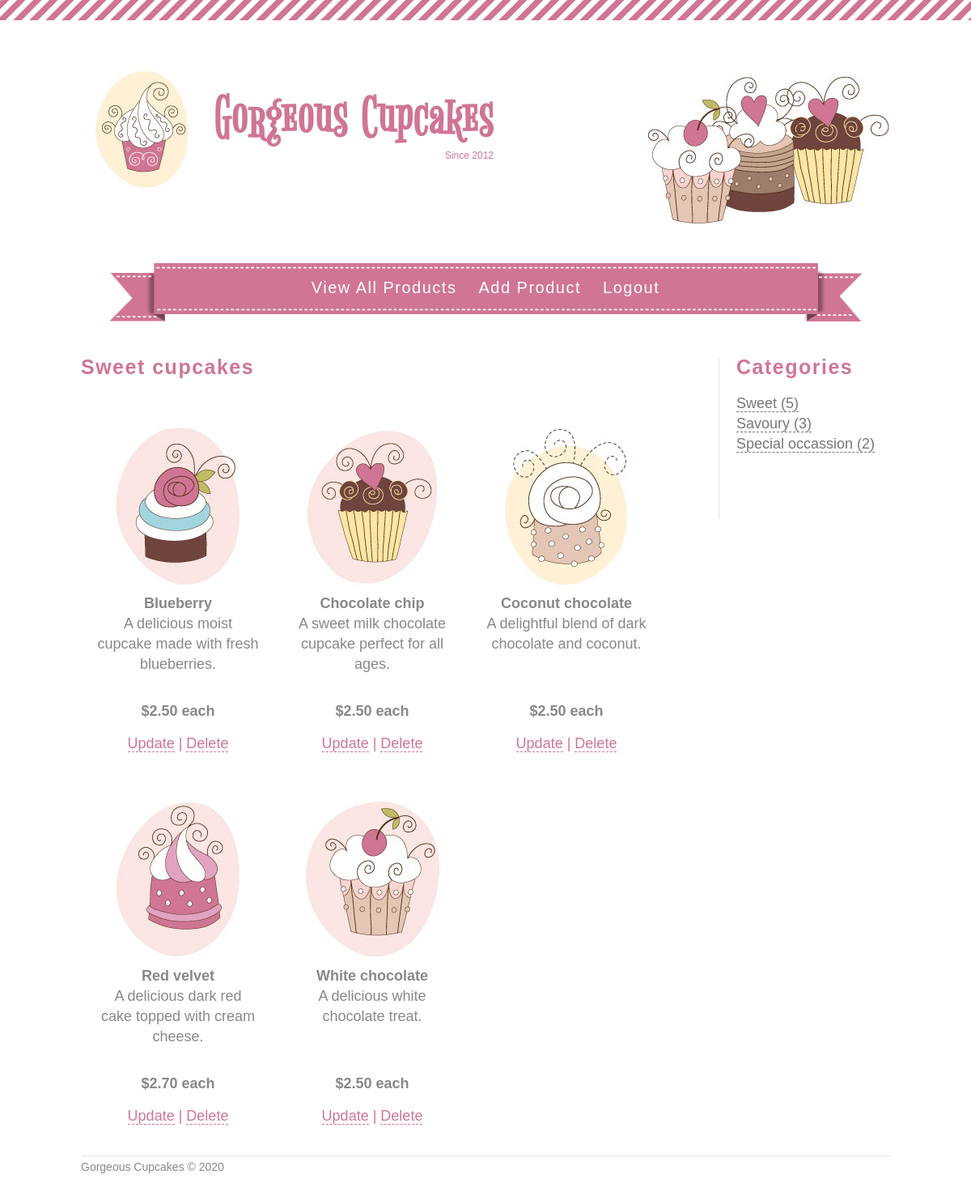
The app's page /view/category.php?categoryID=1 (signed in) with its own data.
### tables this page shows
CREATE TABLE IF NOT EXISTS `category` (
  `categoryID` int(10) NOT NULL AUTO_INCREMENT,
  `categoryName` varchar(256) NOT NULL,
  `categoryDescription` text NOT NULL,
  PRIMARY KEY (`categoryID`)
);

CREATE TABLE IF NOT EXISTS `product` (
  `productID` int(10) NOT NULL AUTO_INCREMENT,
  `productName` varchar(256) NOT NULL,
  `productDescription` text NOT NULL,
  `productPrice` decimal(10,2) NOT NULL,
  `productPhoto` varchar(256) DEFAULT NULL,
  `categoryID` int(10) NOT NULL,
  PRIMARY KEY (`productID`),
  KEY `categoryID` (`categoryID`)
);

### model/functions_category.php (called while the page is built, shortened)
<?php
	function get_categories()
	{
		global $conn;
		$sql = 'SELECT category.*, COUNT(product.categoryID) AS catnum FROM category INNER JOIN product USING(categoryID) GROUP BY product.categoryID';
		$statement = $conn->prepare($sql);
		$statement->execute();
		$result = $statement->fetchAll();
		return $result;
	}
	function get_category()
	{
		global $conn;
		$categoryID = $_GET['categoryID'];
		$sql = 'SELECT * FROM category WHERE categoryID = :categoryID';
		$statement = $conn->prepare($sql);
		$statement->bindValue(':categoryID', $categoryID);
		$statement->execute();
		$result = $statement->fetch();
		return $result;
	}
?>

### model/functions_products.php (called while the page is built, shortened)
<?php
	function get_products_by_category()
	{
		global $conn;
		$categoryID = $_GET['categoryID'];
		$sql = 'SELECT * FROM product WHERE categoryID = :categoryID ORDER BY productName';
		$statement = $conn->prepare($sql);
		$statement->bindValue(':categoryID', $categoryID);
		$statement->execute();
		$result = $statement->fetchAll();
		return $result;
	}
?>

### view/category.php (the view, shortened to what this page needs)
<?php
	require('../model/database.php');
	require('../model/functions_products.php');
	require('../model/functions_category.php');
	require('header.php');
	require('nav.php');
?>
<section id="main">
	<?php
		$result = get_category();
		echo "<h2>" . $result['categoryName'] . " cupcakes</h2>";
		$result = get_products_by_category();
	?>
	<div id="products">
		<?php foreach($result as $row):?>
			<div class="product">
				<div class="productInfo">
					<?php
						if((is_null($row['productPhoto'])) || (empty($row['productPhoto'])))
						{
							echo "<p><img src='images/default.jpg' width=200 height=200 alt='default photo' /></p>";
						}
						else
						{
							echo "<p><img src='images/" . ($row['productPhoto']) . "'" . ' width=200 height=200 alt="product photo"'  . "/></p>";
						}
					?>
					<p class="productName"><?php echo $row['productName']; ?></p>
					<p><?php echo $row['productDescription']; ?></p>
				</div>
				<div class="productPrice">
					<p><?php echo "$" . (number_format($row['productPrice'], 2)); ?> each</p>
				</div>
				<div class="productUpdate">
					<p><a href = "product_update_form.php?productID=<?php echo $row['productID']; ?>">Update</a> <span class="pink"> | </span><a href = "../controller/product_delete_process.php?productID=<?php echo $row['productID']; ?>" onclick="return confirm('Are you sure you want to delete this product?')">Delete</a></p>
				</div>
			</div>
		<?php endforeach; ?>
	</div>
</section>
<?php
	require('sidebar.php');
	require('footer.php');
?>

### view/sidebar.php
<section id="sidebar">
	<h2>Categories</h2>
	<?php
		$result = get_categories();
		foreach ($result as $row):
			echo "<p><a href = 'category.php?categoryID=" . $row['categoryID'] . "'>" . $row['categoryName'] . " (" . $row['catnum'] . ")</a></p>";
		endforeach;
	?>
</section>

### view/css/main.css (style rules this page uses)
body, div, h1, h2, h3, h4, h5, h6, p, ul, ol, li, dl, dt, dd, img, form, fieldset, input, textarea, blockquote { margin:0; padding:0; }
body { font-family:Arial, sans-serif; line-height:25px; font-size:18px; color:#888888; background-color: #ffffff; }
h2 { font-size:25px; color:#d07594; padding: 0 0 20px 0; letter-spacing:1.5px; }
#main { width:78%; float:left; }
#sidebar { width:19%; height:200px; float:right; border-left:3px solid #f3f3f3; padding: 0 0 0 20px; }
#sidebar a:link, #sidebar a:visited { color:#777777; text-decoration:none; border-bottom:1px dashed #777777; }
a:link, a:visited { color:#d07594; text-decoration:none; border-bottom:1px dashed #d07594; }
#products { margin:20px 0 0 0; }
.product { width:200px; height:420px; text-align:center; margin:20px; float:left; }
.productInfo { height:340px; }
.productName { font-weight:bold; }
.productPrice { height:40px; font-weight:bold; }
.productUpdate { height:40px; }
.pink { color:#d07594; }

### records on screen
category: categoryName "Sweet", catnum "5"
product: productPhoto (picture), productName "Blueberry", productDescription "A delicious moist cupcake made with fresh blueberries.", productPrice "2.50"
product: productPhoto (picture), productName "Chocolate chip", productDescription "A sweet milk chocolate cupcake perfect for all ages.", productPrice "2.50"
product: productPhoto (picture), productName "Coconut chocolate", productDescription "A delightful blend of dark chocolate and coconut.", productPrice "2.50"
product: productPhoto (picture), productName "Red velvet", productDescription "A delicious dark red cake topped with cream cheese.", productPrice "2.70"
product: productPhoto (picture), productName "White chocolate", productDescription "A delicious white chocolate treat.", productPrice "2.50"
category: categoryName "Savoury", catnum "3"
category: categoryName "Special occassion", catnum "2"
